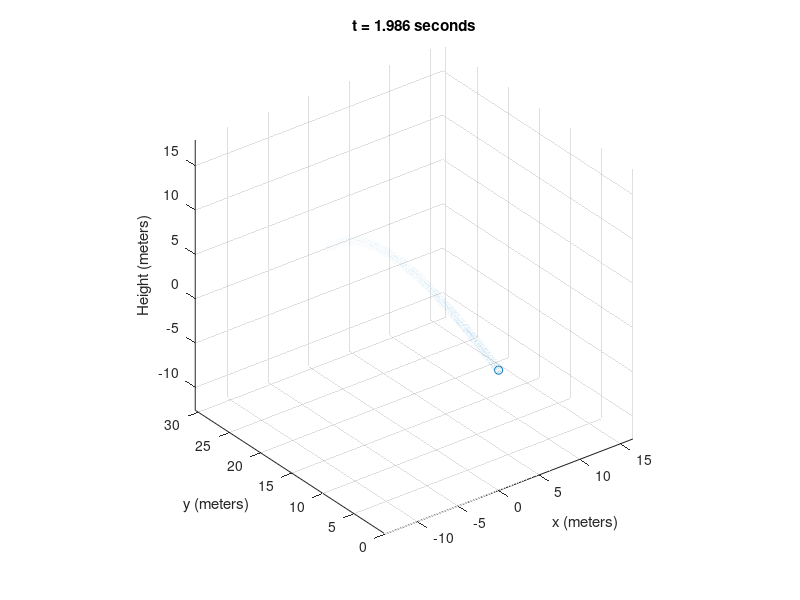

MATLAB code to generate this figure:
% Given the wheel speeds (in rpm) and launch angle, this
% program computes the ball's trajectory, accounting for the effects
% of gravity, air drag, and the Magnus effect.

% Wheel names:
% x1 and x2 are the wheels along the x axis, where x1 is on the negative x
% side of the ball and x2 is on the positive x side.
% Similar definition for wheels z1 and z2.

% Coordinates: 
% x and y are in the horizontal plane, z is height above ground
% The machine is located at (x=0, y=0).
% y points in the same direction as the machine, x points "to the right"

%%% INITIAL VALUES (SET BY USER) %%%

% Typical curving kick: velocity = 21.1 m/s, pitch = 26.2, launch spin rate of 100 rad/s

% Launch position
x = 0; % meters "to the right" of the ball launcher
y = 0; % meters "straight ahead" of the ball launcher
z = 1; % height (meters) above ground

% Speed, rotation and launch angle
rpm_x1 = 8e3;
rpm_x2 = 6e3;
rpm_z1 = 7e3;
rpm_z2 = 7e3;

yaw = 0; % degrees left or right (right is positive)
pitch = 25; % degrees; angle above the horizontal



%%% SIMULATION PARAMETERS %%%

mps2mph = 2.23694;

% Properties of tennis ball
d = 0.0670; % Diameter (meters); International Tennis Federation (ITF) defines the official diameter as 6.54–6.86 cm (2.57–2.70 inches)
m = 0.0577; % Mass of ball (kg); Balls must have masses in the range 56.0–59.4 g (1.98–2.10 ounces).

% Properties of air (at 20 deg C)
rho = 1.20; % Density (kg/m^3)
mu = 1.82e-5; % Dynamic viscosity (N*s/m^2)

% Wheel dimensions
d_wheel = 0.0698;
r_wheel = d_wheel / 2;

% Calculate each wheel's required rpm 
r_ball = d / 2;

wheel_rpm = [rpm_x1 rpm_x2 rpm_z1 rpm_z2];
wheel_w = wheel_rpm * 2*pi / 60; % rad/s
wheel_v = wheel_w*r_wheel; % velocity at edge of wheel [m/s]

V = mean([wheel_v(1) wheel_v(2)]);
V_mph = V * mps2mph;
% if V ~= mean([wheel_v(3) wheel_v(4)])
%     error('Average speed in x-direction must equal average speed in z-direction!')
% else V_mph = V * mps2mph;
% end
topspin = (wheel_v(4) - V) / r_ball;
sidespin = (wheel_v(2) - V) / r_ball;

% Initial rotation (assume this will stay unchanged during the ball's flight [suggested by papers on soccer ball])
omega = [-topspin, 0, sidespin]; % initial angular velocity [rad/s]



%%% START SIMULATION %%%

% Simulation parameters
ts = 0.001; % timestep length [sec]

% Initial calculations: Vectorize the inputs
X = [x y z];

Vx = V*cosd(pitch)*sind(yaw);
Vy = V*cosd(pitch)*cosd(yaw);
Vz = V*sind(pitch);
v = [Vx Vy Vz]; % initial velocity [m/s]

Omega = norm(omega);



A = pi*(d/2)^2; % Cross-sectional area of ball

t = 0;
a = [0 0 0];
while X(end,3) > 0 % height above ground > 0
    my_v = v(end,:);
    V = norm(my_v);
	n_v = my_v / V; % unit vector for velocity
	
    Re = rho*V*d/mu; % Reynold's number
	SP = Omega * (d/2) / (V); % "Spin Parameter": ratio of (maximum circumferential velocity on ball surface) / (free-stream velocity)
	
    Cd = 0.65; % may range from 0.625 to 0.675
    Cm = 1/(2.022+0.981 / SP); % +/- 0.05
    
	F = 0.5*rho*A*V^2;
	F_d = F*Cd*-n_v; % Drag force vector; direction is opposite to velocity
	
    if Omega > 0
        n_omega = omega / Omega;
    else n_omega = [0 0 0];
    end
	n_m = cross(n_omega, n_v);
	F_m = F*Cm*n_m; % Magnus force vector; direction is 
    
	F_g = [0 0 -9.8*m];
	
	F_tot = F_g + F_d + F_m;
    
    % get a, v, and X
    a_res = F_tot / m; % resultant acceleration [m/s^2]
	a = [a; a_res];
    v_res = my_v + a_res*ts;
    v = [v; v_res]; % Get velocity vector for next timestep by integrating acceleration
    X_res = X(end,:) + v_res*ts;
    X = [X; X_res]; % Get position for next timestep by integrating velocity
    
    t = t + ts;
end
figure
scatter3(X(:,1), X(:,2), X(:,3))
title(['t = ' num2str(length(X) / 1000) ' seconds'])
xlabel('x (meters)')
ylabel('y (meters)')
zlabel('Height (meters)')
axis equal